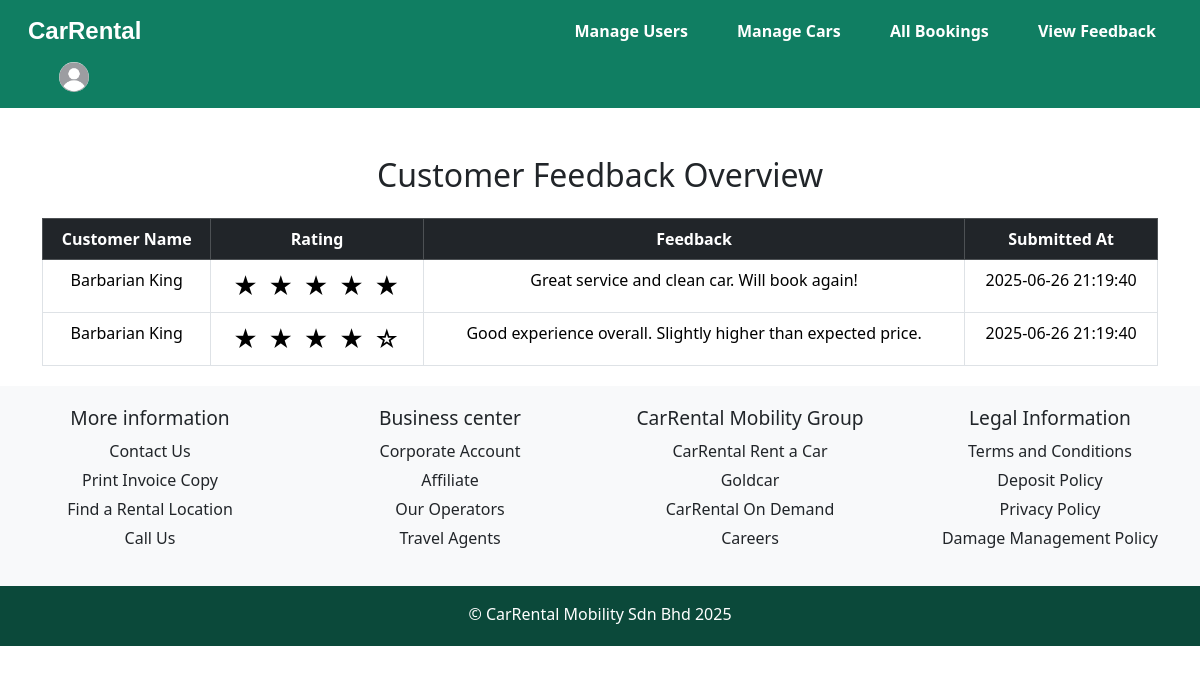
Screenshot of /car-rental/public/feedback.php (signed in) with the database file from the repository.
### tables this page shows
CREATE TABLE feedback (
    id INT AUTO_INCREMENT PRIMARY KEY,
    user_id INT NOT NULL,
    feedback_text TEXT NOT NULL,
    rating INT NOT NULL CHECK (rating BETWEEN 1 AND 5),
    created_at TIMESTAMP DEFAULT CURRENT_TIMESTAMP,
    FOREIGN KEY (user_id) REFERENCES users(id) ON DELETE CASCADE
);

CREATE TABLE users (
  id INT AUTO_INCREMENT PRIMARY KEY,
  name VARCHAR(100) NOT NULL,
  email VARCHAR(100) NOT NULL UNIQUE,
  password_hash VARCHAR(255) NOT NULL,
  role ENUM('customer','admin') DEFAULT 'customer',
  created_at TIMESTAMP DEFAULT CURRENT_TIMESTAMP,
  license_image VARCHAR(255),
  license_approved BOOLEAN DEFAULT FALSE
);

### car-rental/public/feedback.php (the view, shortened to what this page needs)
<?php
require_once '../config/config.php';
$role = $_SESSION['role'] ?? 'customer';
$feedback_message = $feedback_error = '';
$feedbackList = [];
if ($role === 'admin') {
    $sql = "SELECT f.feedback_text, f.created_at, f.rating, u.name
            FROM feedback f
            JOIN users u ON f.user_id = u.id
            ORDER BY f.created_at DESC";
    $stmt = $pdo->prepare($sql);
    $stmt->execute();
    $feedbackList = $stmt->fetchAll();
}
?>
<!DOCTYPE html>
<html lang="en">
<head>
    <link href="https://cdn.jsdelivr.net/npm/bootstrap@5.3.3/dist/css/bootstrap.min.css" rel="stylesheet">
</head>
<body>
<?php include 'navbar.php'; ?>
<div class="container mt-5">
    <h2 class="mb-4"><?= $role === 'admin' ? 'Customer Feedback Overview' : 'We Value Your Feedback' ?></h2>
    <?php if ($role === 'customer'): ?>
        <?php if ($feedback_message) echo "<div class='alert alert-success'>$feedback_message</div>"; ?>
        <?php if ($feedback_error) echo "<div class='alert alert-danger'>$feedback_error</div>"; ?>
        <form method="POST">
            <div class="mb-3">
                <label class="form-label">Rating:</label>
                <div class="star-rating">
                    <input type="radio" id="5-stars" name="rating" value="5"><label for="5-stars">&#9733;</label>
                    <input type="radio" id="4-stars" name="rating" value="4"><label for="4-stars">&#9733;</label>
                    <input type="radio" id="3-stars" name="rating" value="3"><label for="3-stars">&#9733;</label>
                    <input type="radio" id="2-stars" name="rating" value="2"><label for="2-stars">&#9733;</label>
                    <input type="radio" id="1-star"  name="rating" value="1"><label for="1-star">&#9733;</label>
                </div>
            </div>
            <div class="mb-3">
                <label for="feedback" class="form-label">Your Feedback</label>
                <textarea name="feedback" class="form-control" rows="4" placeholder="Share your experience..." required></textarea>
            </div>
            <button type="submit" class="btn btn-primary">Submit Feedback</button>
        </form>
    <?php else: ?>
        <?php if (count($feedbackList) > 0): ?>
            <table class="table table-bordered table-hover">
                <thead class="table-dark">
                    <tr>
                        <th>Customer Name</th>
                        <th>Rating</th>
                        <th>Feedback</th>
                        <th>Submitted At</th>
                    </tr>
                </thead>
                <tbody>
                    <?php foreach ($feedbackList as $feedback): ?>
                        <tr>
                            <td><?= htmlspecialchars($feedback['name']) ?></td>
                            <td class="star-cell-admin">
                                <?php for ($i = 1; $i <= 5; $i++): ?>
                                    <?= $i <= $feedback['rating'] ? "&#9733;" : "&#9734;" ?>
                                <?php endfor; ?>
                            </td>
                            <td><?= nl2br(htmlspecialchars($feedback['feedback_text'])) ?></td>
                            <td><?= $feedback['created_at'] ?></td>
                        </tr>
                    <?php endforeach; ?>
                </tbody>
            </table>
        <?php else: ?>
            <p>No feedback has been submitted yet.</p>
        <?php endif; ?>
    <?php endif; ?>
</div>
<?php include 'footer.php'; ?>
</body>
</html>

### car-rental/public/styles.css (style rules this page uses)
body { background-color: white; }
.container { text-align: center; }

### car-rental/public/feedback.php (style rules this page uses)
.star-cell-admin { color: gold; font-size: 1.5rem; letter-spacing: 2px; }

### rows the page displays
feedback: user.name "Barbarian King", rating 5 (drawn), feedback_text "Great service and clean car. Will book again!", created_at "2025-06-26 21:19:40"
feedback: user.name "Barbarian King", rating 4 (drawn), feedback_text "Good experience overall. Slightly higher than expected price.", created_at "2025-06-26 21:19:40"
